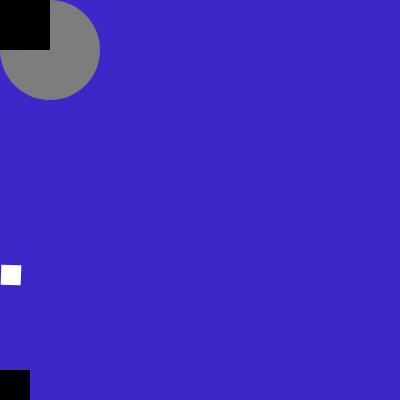
Frame 1 (no input)
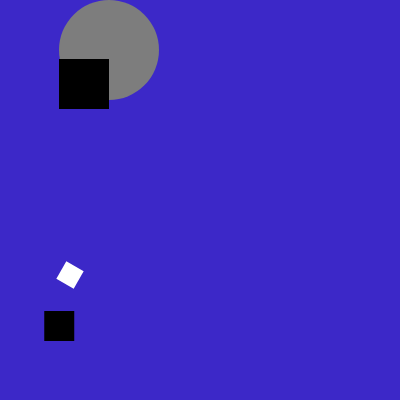
Frame 60 (no input)
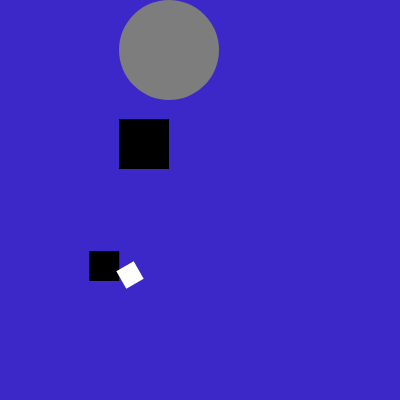
Frame 120 (the mouse pressed at the canvas centre since frame 60)

The p5.js sketch that drew these frames (run headless with seeded random() and noise() and a simulated clock; from frame 60 on, the mouse is pressed at the canvas centre):

// p5.js sketch
// ── sketch.js
let rectR = 0;
let rectG = 0;
let rectB = 0;
let rectSize = 50;
let rectX = 0;
let rectY = 0;
let rectDir1 = true;
let rectDir2 = true;
let rectDir3 = false;
let rectDir4 = false;
let cirR = 125;
let cirG = 125;
let cirB = 125;
let cirSize = 100;
let cirX = 50;
let cirY = 50;
let cirRight = true;
let cirDown = true;
let cirLeft = false;
let cirUp = false;
let sqR = 255;
let sqG = 255;
let sqB = 255;
let sqX = 0;
let sqY= 0;
let tX = 10;
let tY = 275;
let sqSize = 20;
let sqAngle = 0;
let sqForward = true;
let stR = 60;
let stG = 40;
let stB = 200;
let rectSize2 = 30;
let rectX2 = 0;
let rectY2 = 370;
let rDir1 = true;
let rDir2 = true;
let rDir3 = false;
let rDir4 = false;


function setup() {
  createCanvas(400, 400);
  angleMode(DEGREES);
  strokeWeight(0);

}

function draw() {
  background(60,40,200);

  push();
  strokeWeight(10);
  stroke(stR,stG,stB);
  line(0, 230, 400, 230);
  pop();

  push();
  strokeWeight(0)
  fill(cirR,cirG,cirB);
  ellipse(cirX,cirY,cirSize);
   if(cirRight) {
    cirX++;
   } else { if (cirDown) {
    cirY++;
   } else { if (cirLeft){
    cirX--;
   } else { if (cirUp) {
    cirY--;
   } else {
    cirRight = true;
    cirDown = true;
   } } } }

   if (cirX > 350) {
    cirRight = false;
    cirLeft = true;}
   if (cirY >350) {
    cirDown = false;
    cirUp = true;}
   if (cirX < 50) {
    cirLeft = false;}
   if (cirY < 50) {
    cirUp = false;}
   pop();

  push();
  strokeWeight(0)
  fill(rectR,rectG,rectB);
  rect(rectX,rectY,rectSize);
    if (rectDir1){
      rectX++;
      rectY++;
   } else { if (rectDir2) {
      rectX++;
      rectY--;
     } else { if (rectDir3) {
      rectX--;
      rectY++;
     } else { if (rectDir4) {
      rectX--;
      rectY--;
     } else {
      rectDir1 = true;
      rectDir2 = true;
     } } } }

    if (rectY > 175) {
      rectDir1 = false;
    }
    if (rectX > 350) {
      rectDir2 = false;
      rectDir3 = true;
    }
    if (rectY > 175) {
      rectDir3 = false;
      rectDir4 = true;
    }
    if (rectX < 0) {
      rectDir4 = false;
    }
  pop();

  push();
  strokeWeight(0)
  fill(rectR,rectG,rectB);
  rect(rectX2,rectY2,rectSize2);
    if (rDir1){
      rectX2+=.75;
      rectY2--;
   } else { if (rDir2) {
      rectX2+=.6;
      rectY2++;
     } else { if (rDir3) {
      rectX2-=.6;
      rectY2--;
     } else { if (rDir4) {
      rectX2-=.6;
      rectY2++;
     } else rect(rectX2,rectY2,rectSize2); 
    } } }

    if (rectY2 < 235) {
      rDir1 = false;
      rDir2 = true;
    }
    if (rectY2 > 370) {
      rDir2 = false;
      rDir1 = true;
    }
    if (rectX2 > 370) {
      rDir1 = false;
      rDir2 = false;
    }      
  
    
    
  pop();

   push();
   rectMode(CENTER);
   strokeWeight(0)
   fill (sqR,sqG,sqB)
   if (sqForward) {
    sqAngle+=2;
    tX++;
  } else {
    tX--;
    sqAngle-=2;
  }
  if (tX > 390) {
    sqForward = false;
  }
  if (tX < 10) {
    sqForward = true;
  }
   translate(tX,tY);
   rotate (sqAngle);
   square (sqX,sqY,sqSize);
  pop();

   
}

function mouseClicked() {
  if (mouseClicked) {
    rectR = random(255);
    rectG = random(255);
    rectB = random(255);
    cirR = random(255);
    cirG = random(255);
    cirB = random(255);
    sqR = random(255);
    sqG = random(255);
    sqB = random(255);
    stR = random(255);
    stG = random(255);
    stB = random(255);
  }
}
